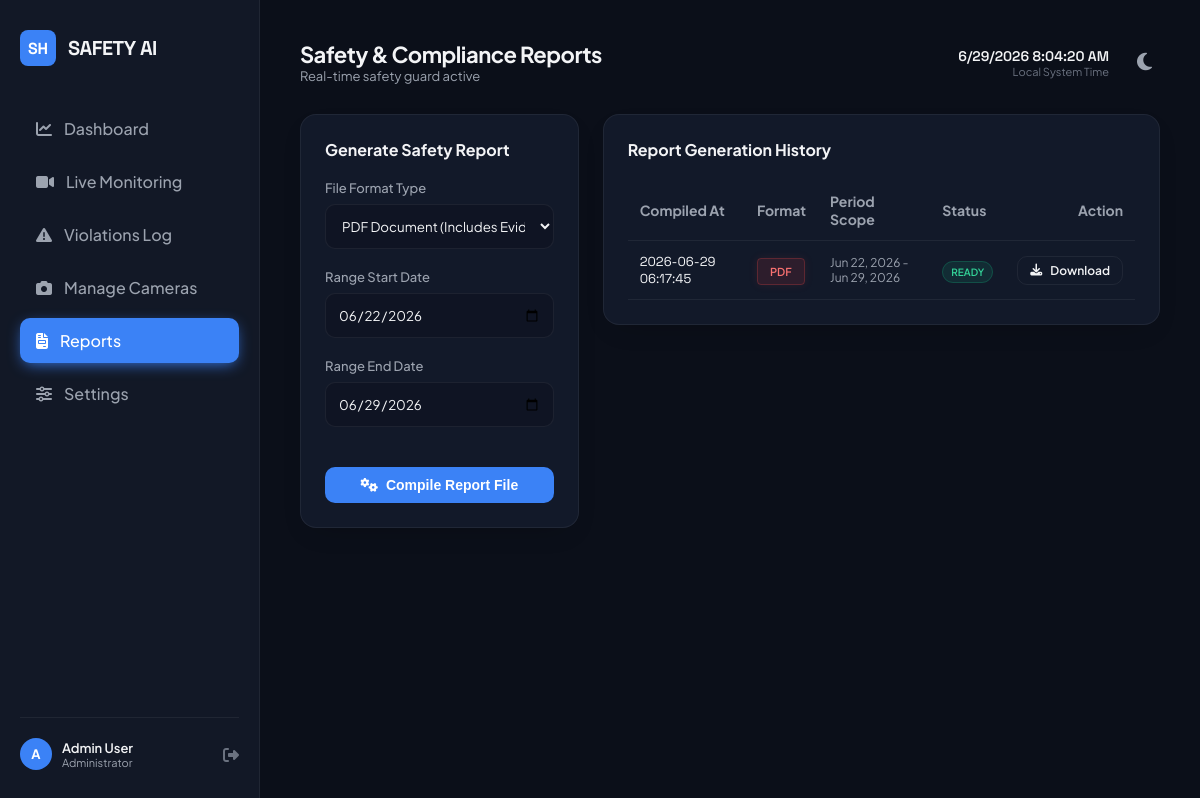
The app's page /reports (signed in) with its own data.
### src/database.py (models this page shows)
class Report(Base):
    __tablename__ = 'reports'
    id = Column(Integer, primary_key=True)
    created_at = Column(DateTime, default=datetime.datetime.utcnow)
    report_type = Column(String(20), nullable=False) # 'PDF', 'Excel'
    start_date = Column(DateTime, nullable=False)
    end_date = Column(DateTime, nullable=False)
    file_path = Column(String(255), nullable=False)
    status = Column(String(20), default='completed') # completed, failed

### app.py (the view, shortened to what this page needs)
@app.route('/reports', methods=['GET', 'POST'])
@login_required
def reports_view():
    db = SessionLocal()
    try:
        reports = db.query(Report).order_by(Report.created_at.desc()).all()
        return render_template('reports.html', active_page='reports', reports=reports)
    finally:
        db.close()

### app.py (called while the page is built)
@login_manager.user_loader
def load_user(user_id):
    db = SessionLocal()
    try:
        return db.get(User, int(user_id))
    finally:
        db.close()

@app.context_processor
def inject_settings():
    db = SessionLocal()
    try:
        sound = db.query(Setting).filter_by(key='sound_alerts_enabled').first()
        popup = db.query(Setting).filter_by(key='popup_alerts_enabled').first()
        return {
            'system_settings': {
                'sound_alerts_enabled': sound.value == 'true' if sound else True,
                'popup_alerts_enabled': popup.value == 'true' if popup else True
            }
        }
    finally:
        db.close()

### src/database.py (called while the page is built)
    @property
    def is_authenticated(self):
        return True

### templates/reports.html (shortened to what this page needs)
{% extends "base.html" %}
{% block header_title %}Safety & Compliance Reports{% endblock %}
{% block content %}
<div class="dashboard-grid" style="grid-template-columns: 1fr 2fr; gap: 24px; align-items: flex-start;">
    <div class="panel">
        <h3 style="font-size: 16px; font-weight: 700; margin-bottom: 20px;">Generate Safety Report</h3>
        <form method="POST" action="{{ url_for('reports_view') }}">
            <div class="form-group">
                <label class="form-label" for="report_type">File Format Type</label>
                <select class="form-input" id="report_type" name="report_type">
                    <option value="PDF">PDF Document (Includes Evidence Prints)</option>
                </select>
            </div>
            <div class="form-group">
                <label class="form-label" for="start_date">Range Start Date</label>
                <input class="form-input" type="date" id="start_date" name="start_date" required>
            </div>
            <div class="form-group">
                <label class="form-label" for="end_date">Range End Date</label>
                <input class="form-input" type="date" id="end_date" name="end_date" required>
            </div>
            <button class="btn btn-primary" style="width: 100%; justify-content: center; margin-top: 20px;" type="submit">
                <i class="fa-solid fa-gears"></i> Compile Report File
            </button>
        </form>
    </div>
    <div class="panel">
        <h3 style="font-size: 16px; font-weight: 700; margin-bottom: 20px;">Report Generation History</h3>
        <div style="overflow-x: auto;">
            <table style="width: 100%; border-collapse: collapse; text-align: left; font-size: 14px;">
                <thead>
                    <tr style="border-bottom: 1px solid var(--border-color); color: var(--text-secondary); font-weight: 600;">
                        <th style="padding: 12px;">Compiled At</th>
                        <th style="padding: 12px;">Format</th>
                        <th style="padding: 12px;">Period Scope</th>
                        <th style="padding: 12px;">Status</th>
                        <th style="padding: 12px; text-align: right;">Action</th>
                    </tr>
                </thead>
                <tbody>
                    {% for report in reports %}
                    <tr style="border-bottom: 1px solid var(--border-color); vertical-align: middle;">
                        <td style="padding: 12px; font-family: var(--font-mono); font-size: 13px;">
                            {{ report.created_at.strftime('%Y-%m-%d %H:%M:%S') }}
                        </td>
                        <td style="padding: 12px;">
                            <span class="badge {% if report.report_type == 'PDF' %}badge-danger{% else %}badge-success{% endif %}" style="border-radius: 4px;">
                                {{ report.report_type }}
                            </span>
                        </td>
                        <td style="padding: 12px; font-size: 12px; color: var(--text-secondary);">
                            {{ report.start_date.strftime('%b %d, %Y') }} - {{ report.end_date.strftime('%b %d, %Y') }}
                        </td>
                        <td style="padding: 12px;">
                            {% if report.status == 'completed' %}
                            <span class="badge badge-success" style="font-size: 10px; padding: 4px 8px;">Ready</span>
                            {% else %}
                            <span class="badge badge-danger" style="font-size: 10px; padding: 4px 8px;">Failed</span>
                            {% endif %}
                        </td>
                        <td style="padding: 12px; text-align: right;">
                            {% if report.status == 'completed' %}
                            <a href="/download-report/{{ report.id }}" class="btn btn-secondary" style="padding: 6px 12px; font-size: 12px;">
                                <i class="fa-solid fa-download"></i> Download
                            </a>
                            {% else %}
                            <span style="color: var(--text-muted); font-size: 12px;">Unavailable</span>
                            {% endif %}
                        </td>
                    </tr>
                    {% endfor %}
                </tbody>
            </table>
        </div>
    </div>
</div>
{% endblock %}

### static/css/style.css (style rules this page uses)
:root { --bg-main: #0b0f19; --bg-surface: #121826; --bg-card: rgba(21, 28, 45, 0.85); --border-color: rgba(255, 255, 255, 0.06); --primary: #3b82f6; --primary-glow: rgba(59, 130, 246, 0.3); --success: #10b981; --success-glow: rgba(16, 185, 129, 0.2); --warning: #f59e0b; --danger: #ef4444; --danger-glow: rgba(239, 68, 68, 0.35); --text-primary: #f3f4f6; --text-secondary: #9ca3af; --text-muted: #6b7280; --font-sans: 'Plus Jakarta Sans', sans-serif; --font-mono: 'Space Grotesk', sans-serif; }
* { margin: 0; padding: 0; box-sizing: border-box; }
body { background-color: var(--bg-main); color: var(--text-primary); font-family: var(--font-sans); min-height: 100vh; overflow-x: hidden; transition: background-color 0.3s, color 0.3s; }
.panel { background: var(--bg-card); backdrop-filter: blur(12px); border: 1px solid var(--border-color); border-radius: 16px; padding: 24px; box-shadow: 0 10px 30px -15px rgba(0,0,0,0.3); margin-bottom: 24px; transition: transform 0.3s, border-color 0.3s, box-shadow 0.3s; }
.dashboard-grid { display: grid; grid-template-columns: repeat(auto-fit, minmax(240px, 1fr)); gap: 20px; margin-bottom: 24px; }
.badge { padding: 6px 12px; border-radius: 20px; font-size: 11px; font-weight: 600; text-transform: uppercase; }
.badge-danger { background: rgba(239, 68, 68, 0.12); color: #f87171; border: 1px solid rgba(239, 68, 68, 0.25); box-shadow: 0 0 10px rgba(239, 68, 68, 0.1); }
.badge-success { background: rgba(16, 185, 129, 0.12); color: #34d399; border: 1px solid rgba(16, 185, 129, 0.25); }
.btn { display: inline-flex; align-items: center; gap: 8px; padding: 10px 20px; border-radius: 10px; font-size: 14px; font-weight: 600; text-decoration: none; border: none; cursor: pointer; transition: all 0.2s; }
.btn-primary { background: var(--primary); color: white; }
.btn-secondary { background: transparent; border: 1px solid var(--border-color); color: var(--text-primary); }
.form-group { margin-bottom: 20px; }
.form-label { display: block; margin-bottom: 8px; font-size: 13px; font-weight: 500; color: var(--text-secondary); }
.form-input { width: 100%; padding: 12px; background: rgba(0, 0, 0, 0.15); border: 1px solid var(--border-color); color: var(--text-primary); border-radius: 10px; outline: none; font-family: var(--font-sans); transition: border-color 0.2s; }

### records on screen
Report: created_at "2026-06-29 06:17:45", report_type "PDF", start_date "Jun 22, 2026", end_date "Jun 29, 2026", status "READY"
